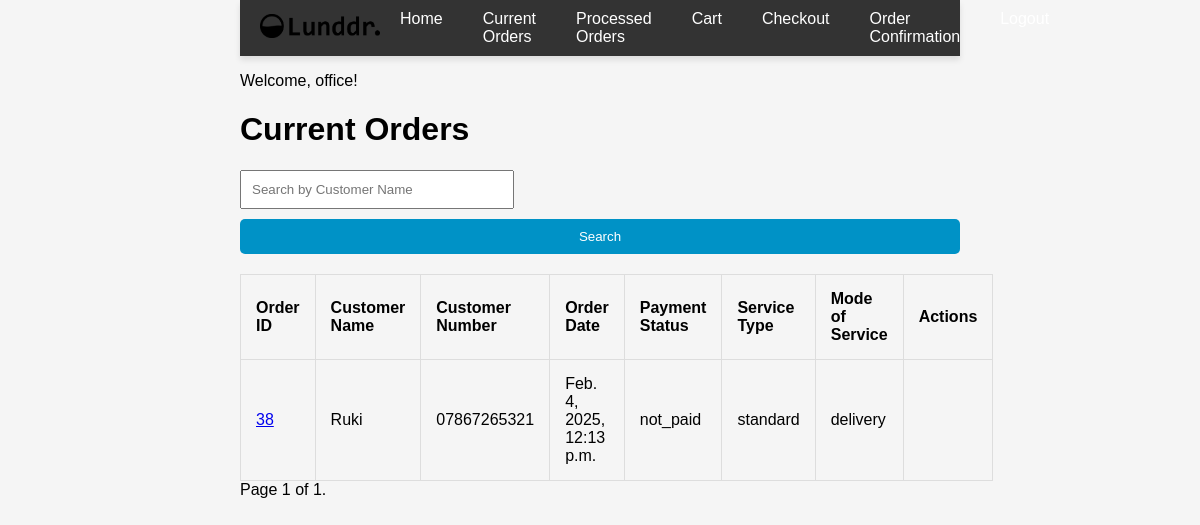
/current/ (signed in), run on the app's committed database.
### inventory/models.py (models this page shows, shortened)
class Order(models.Model):
    cart = models.OneToOneField(Cart, on_delete=models.CASCADE)
    customer_name = models.CharField(max_length=255)
    customer_phone = models.CharField(max_length=15)
    order_date = models.DateTimeField(auto_now_add=True)
    payment_status = models.CharField(max_length=10, choices=[('paid', 'Paid'), ('not_paid', 'Not Paid')], default='not_paid')
    service_type = models.CharField(max_length=10, choices=[('standard', 'Standard'), ('premium', 'Premium')], default='standard')
    mode_of_service = models.CharField(max_length=10, choices=[('delivery', 'Delivery'), ('pickup', 'Pickup'), ('branch', 'Branch')], default='delivery')
    collection_date = models.DateTimeField(null=True, blank=True)
    date_paid = models.DateTimeField(null=True, blank=True)
    date_collected = models.DateTimeField(null=True, blank=True)

### inventory/views.py (the view)
# urls.py: path('current/', views.current, name='current'),
@login_required
def current(request):
    search_query = request.GET.get('search', '')
    if search_query:
        orders = Order.objects.filter(customer_name__icontains=search_query).order_by('-id')
    else:
        orders = Order.objects.all().order_by('-id')
    paginator = Paginator(orders, 10)
    page_number = request.GET.get('page')
    page_obj = paginator.get_page(page_number)
    return render(request, 'current.html', {'page_obj': page_obj})

### templates/current.html (shortened to what this page needs)
{% extends 'base.html' %}
{% block content %}
<h1>Current Orders</h1>
<form method="GET" action="{% url 'current' %}" style="margin-bottom: 20px;">
    <input type="text" name="search" placeholder="Search by Customer Name" value="{{ request.GET.search }}" style="padding: 10px; width: 250px;">
    <button type="submit" style="padding: 10px 15px; background-color: #0092c6; color: white; border: none; border-radius: 5px; cursor: pointer;">Search</button>
</form>
<table>
    <thead>
        <tr>
            <th>Order ID</th>
            <th>Customer Name</th>
            <th>Customer Number</th>
            <th>Order Date</th>
            <th>Payment Status</th>
            <th>Service Type</th>
            <th>Mode of Service</th>
            <th>Actions</th>
        </tr>
    </thead>
    <tbody>
        {% for order in page_obj %}
        <tr>
            <td><a href="{% url 'order_summary' order.id %}">{{ order.id }}</a></td>
            <td>{{ order.customer_name }}</td>
            <td>{{ order.customer_phone }}</td>
            <td>{{ order.order_date }}</td>
            <td>{{ order.payment_status }}</td>
            <td>{{ order.service_type }}</td>
            <td>{{ order.mode_of_service }}</td>
            <td>
            </td>
        </tr>
        {% endfor %}
    </tbody>
</table>
<div class="pagination">
    <span class="step-links">
        <span class="current">
            Page {{ page_obj.number }} of {{ page_obj.paginator.num_pages }}.
        </span>
    </span>
</div>
{% endblock %}

### templates/base.html (shortened to what this page needs)
{% load static %}
<!DOCTYPE html>
<html lang="en">
<head>
    <link rel="stylesheet" href="{% static 'css/styles.css' %}">
</head>
<body>
    <header>
        <div class="navbar">
            <a href="{% url 'home' %}" class="logo">
                <img src="{% static 'images/logoblack.png' %}" alt="Logo" />
            </a>
            <nav>
                <ul class="nav-links">
                    <li><a href="{% url 'home' %}">Home</a></li>
                    <li><a href="{% url 'current' %}">Current Orders</a></li>
                    <li><a href="{% url 'processed_orders' %}">Processed Orders</a></li>
                    <li><a href="{% url 'view_cart' %}">Cart</a></li>
                    <li><a href="{% url 'checkout' %}">Checkout</a></li>
                    <li><a href="{% url 'order_confirmation' %}">Order Confirmation</a></li>
                    {% if user.is_authenticated %}
                        <li><a href="{% url 'logout' %}">Logout</a></li>
                    {% else %}
                        <li><a href="{% url 'login' %}">Login</a></li>
                    {% endif %}
            </nav>
        </div>
    </header>
    <main>
        {% if user.is_authenticated %}
        <p>Welcome, {{ user.username }}!</p>
    {% else %}
        <a href="{% url 'login' %}">Login</a> |
        <a href="{% url 'register' %}">Register</a>
    {% endif %}
        {% block content %}
        {% endblock %}
    </main>
</body>
</html>

### static/css/styles.css (style rules this page uses)
body { font-family: Arial, sans-serif; background-color: #f5f5f5; margin: 0; padding: 0; padding-left: 20%; padding-right: 20%; margin-left: auto; margin-right: auto; max-width: 1200px; }
header { background-color: #0092c6; color: white; padding: 20px 0; box-shadow: 0 4px 6px rgba(0, 0, 0, 0.1); }
form { margin-top: 20px; }
button { background-color: #007bff; color: white; padding: 10px; border: none; border-radius: 5px; cursor: pointer; width: 100%; margin-top: 10px; }
header { background-color: #333; padding: 10px 0; }
.navbar { display: flex; justify-content: space-between; align-items: center; padding: 0 20px; }
.navbar .logo img { width: 120px; }
nav { display: flex; }
.nav-links { display: flex; list-style: none; margin: 0; padding: 0; }
.nav-links li { margin: 0 20px; }
.nav-links a { color: white; text-decoration: none; font-size: 16px; }
table { width: 100%; padding: 10px; border-collapse: collapse; margin-left: auto; margin-right: auto; }
th, td { padding: 15px; text-align: left; border: 1px solid #ddd; }

### data on the page
Order: id "38", customer_name "Ruki", customer_phone "07867265321", order_date "Feb. 4, 2025, 12:13 p.m.", payment_status "not_paid", service_type "standard", mode_of_service "delivery"

### other printed values
{{ user.username }} "office"
{{ page_obj.number }} "1"
{{ page_obj.paginator.num_pages }} "1"
